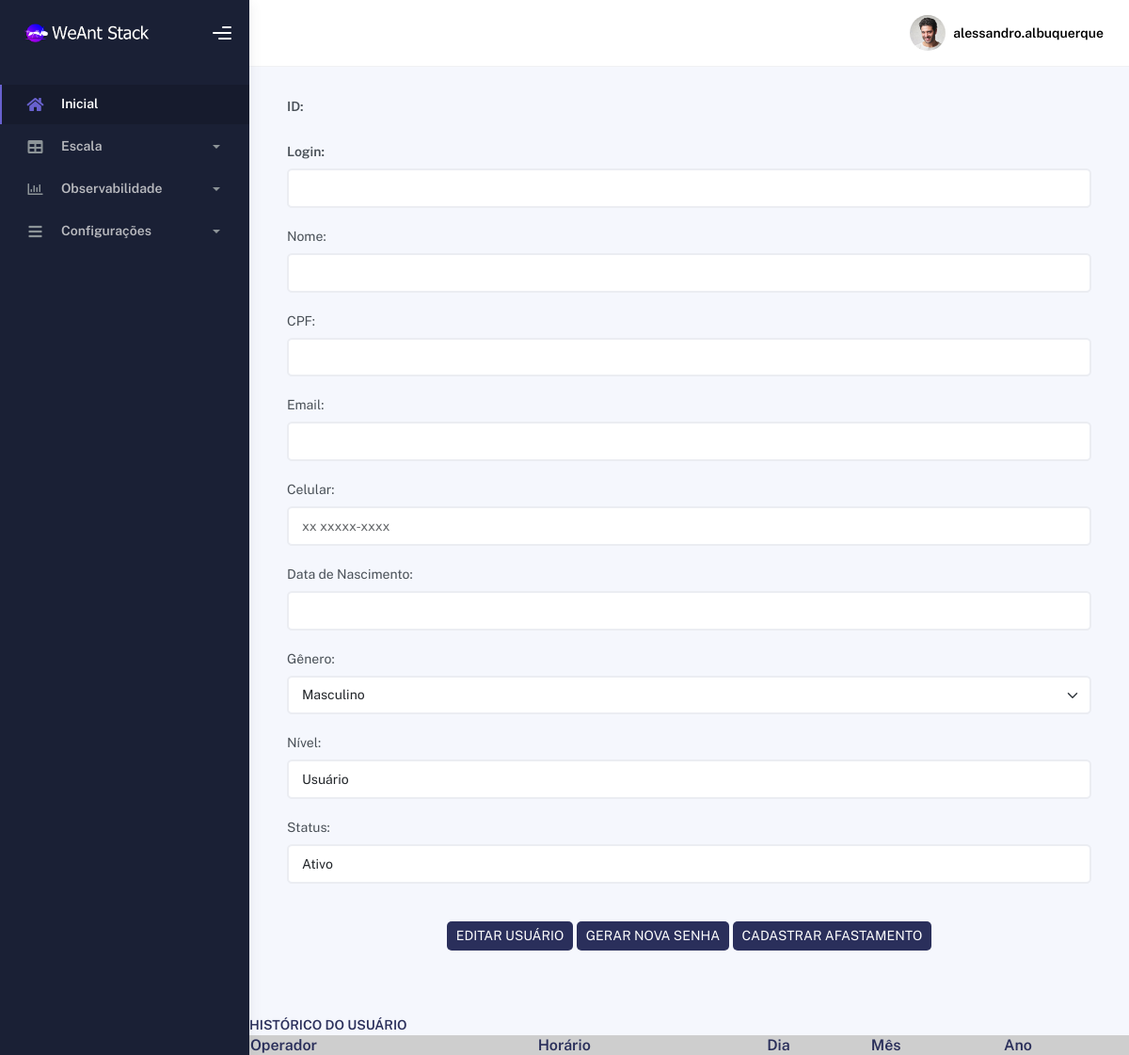
The page /editarusuario.php (signed in) on the database as committed earlier.
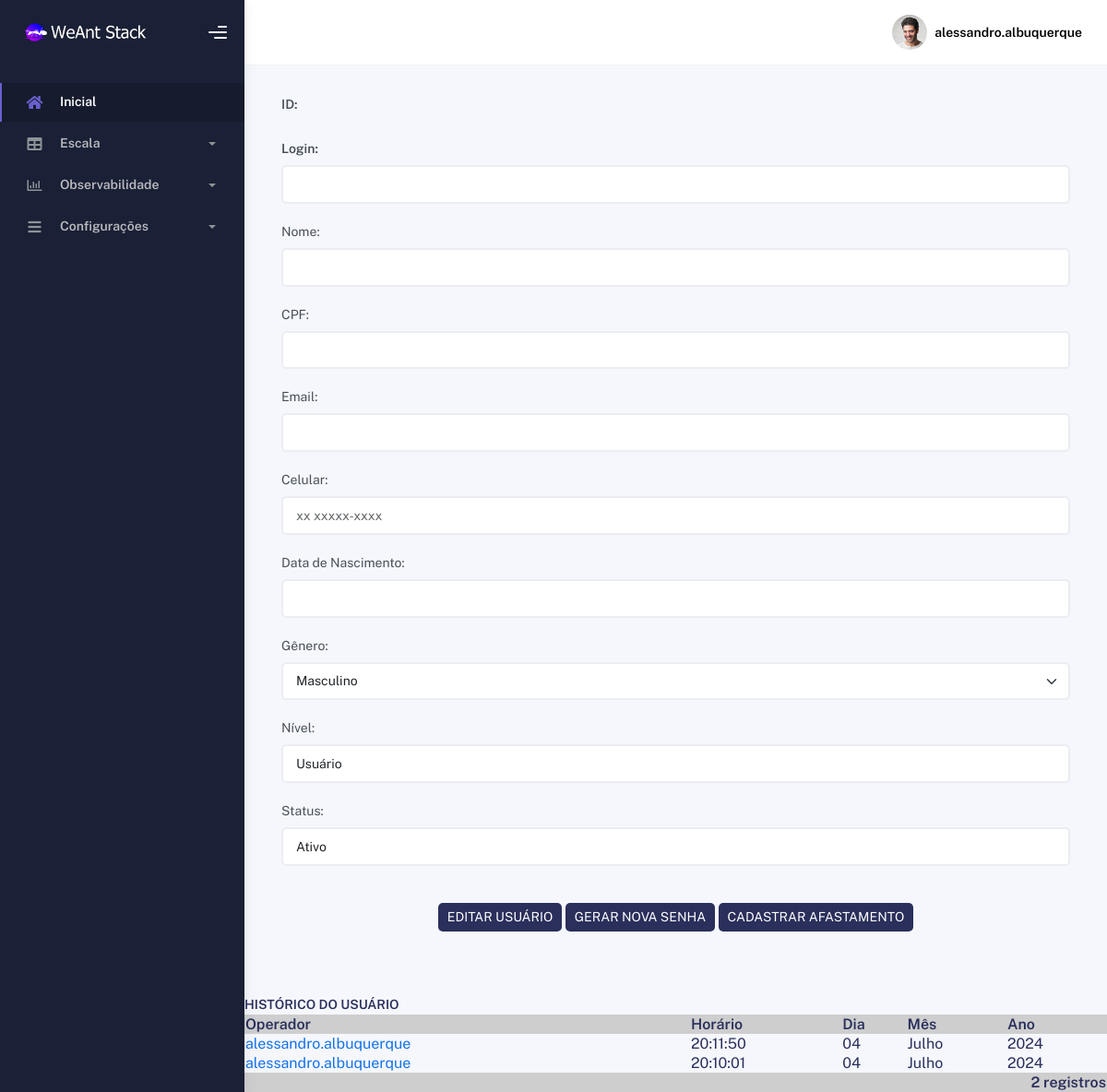
The same page on the database as committed later.
### tables this page shows
CREATE TABLE `usuario` (
  `id` int(11) NOT NULL,
  `login` varchar(60) NOT NULL,
  `senha` varchar(60) NOT NULL,
  `nome` varchar(60) NOT NULL,
  `cpf` varchar(60) NOT NULL,
  `nascimento` varchar(60) DEFAULT NULL,
  `genero` varchar(60) NOT NULL,
  `email` varchar(60) NOT NULL,
  `telefone` varchar(60) NOT NULL,
  `departamento` varchar(60) DEFAULT NULL,
  `cargo` varchar(60) DEFAULT NULL,
  `nivel` varchar(60) NOT NULL,
  `pnivel` varchar(60) NOT NULL,
  `ativo` varchar(60) NOT NULL,
  `pativo` varchar(60) NOT NULL,
  `gerasenha` varchar(60) NOT NULL,
  `horario` varchar(60) NOT NULL,
  `dia` varchar(60) NOT NULL,
  `semana` varchar(60) NOT NULL,
  `mes` varchar(60) NOT NULL,
  `ano` varchar(60) NOT NULL,
  `operador` varchar(60) NOT NULL
);

CREATE TABLE `registrousuario` (
  `id` int(11) NOT NULL,
  `id_usuario` int(11) NOT NULL,
  `login` varchar(60) NOT NULL,
  `senha` varchar(60) NOT NULL,
  `nome` varchar(60) NOT NULL,
  `cpf` varchar(60) NOT NULL,
  `nascimento` varchar(60) NOT NULL,
  `genero` varchar(60) NOT NULL,
  `email` varchar(60) NOT NULL,
  `telefone` varchar(60) NOT NULL,
  `departamento` varchar(60) DEFAULT NULL,
  `cargo` varchar(60) DEFAULT NULL,
  `nivel` varchar(11) NOT NULL,
  `pnivel` varchar(60) NOT NULL,
  `ativo` varchar(11) NOT NULL,
  `pativo` varchar(60) NOT NULL,
  `gerasenha` varchar(60) NOT NULL,
  `horario` varchar(60) NOT NULL,
  `dia` varchar(60) NOT NULL,
  `semana` varchar(60) NOT NULL,
  `mes` varchar(60) NOT NULL,
  `ano` varchar(60) NOT NULL,
  `operador` varchar(60) NOT NULL
);

### sec/sec_verifica.php (called while the page is built, shortened)
<?php
include "config.php";
$sqlc = "SELECT * FROM usuario WHERE id=" . $_SESSION['UsuarioID'];
$query = $conn->query($sqlc);
$dados = $query->fetch_assoc();
$usuariologado = $dados['login'];
?>

### editarusuario.php (the view, shortened to what this page needs)
<?php
include "sec/config.php";
include "sec/sec_verifica.php";
?>
<html lang="br">
  <head>
    <link rel="stylesheet" href="assets/css/bootstrap.min.css" />
    <link rel="stylesheet" href="assets/css/plugins.min.css" />
    <link rel="stylesheet" href="assets/css/kaiadmin.min.css" />
    <link rel="stylesheet" href="assets/css/usuarios.css" />
    <link rel="stylesheet" href="assets/css/demo.css" />
  </head>
  <body>
    <div class="wrapper">
      <div class="sidebar" data-background-color="dark">
        <div class="sidebar-logo">
          <div class="logo-header" data-background-color="dark">
            <a class="logo">
              <img
                src="assets/img/kaiadmin/logo_light.png"
                alt="navbar brand"
                class="navbar-brand"
                height="20"
              />
            </a>
            <div class="nav-toggle">
              <button class="btn btn-toggle toggle-sidebar">
                <i class="gg-menu-right"></i>
              </button>
            </div>
          </div>
        </div>
        <div class="sidebar-wrapper scrollbar scrollbar-inner">
          <div class="sidebar-content">
            <ul class="nav nav-secondary">
              <li class="nav-item active">
                <a href="inicial.php">
                  <i class="fas fa-home"></i>
                  <p>Inicial</p>
                </a>
              </li>
              <li class="nav-item">
                <a data-bs-toggle="collapse" href="#escala">
                  <i class="fas fa-table"></i>
                  <p>Escala</p>
                  <span class="caret"></span>
                </a>
              </li>
              <li class="nav-item">
                <a data-bs-toggle="collapse" href="#observabilidade">
                  <i class="far fa-chart-bar"></i>
                  <p>Observabilidade</p>
                  <span class="caret"></span>
                </a>
              </li>
              <li class="nav-item">
                <a data-bs-toggle="collapse" href="#configuracoes">
                  <i class="fas fa-bars"></i>
                  <p>Configurações</p>
                  <span class="caret"></span>
                </a>
              </li>
            </ul>
          </div>
        </div>
      </div>
      <div class="main-panel">
        <div class="main-header">
          <nav class="navbar navbar-header navbar-header-transparent navbar-expand-lg border-bottom">
            <div class="container-fluid">
              <ul class="navbar-nav topbar-nav ms-md-auto align-items-center">
                <li class="nav-item topbar-user dropdown hidden-caret">
                  <a
                    class="dropdown-toggle profile-pic"
                    data-bs-toggle="dropdown"
                    href="#"
                    aria-expanded="false"
                  >
                    <div class="avatar-sm">
                      <img
                        src="assets/img/profile.jpg"
                        alt="..."
                        class="avatar-img rounded-circle"
                      />
                    </div>
                    <span class="profile-username">
                      <span class="fw-bold"><?php echo $usuariologado ?></span>
                    </span>
                  </a>
                </li>
              </ul>
            </div>
          </nav>
        </div>
        <div class="container">
          <div class="page-inner">
            <?php
              $id = $_GET['id'];
              $sqlc = "SELECT * FROM usuario WHERE id='$id'";
              $query = $conn->query($sqlc);
              $dados = $query->fetch_assoc();
              $login = $dados["login"];
              $nome = $dados["nome"];
              $cpf = $dados["cpf"];
              $telefone = $dados["telefone"];
              $nascimento = $dados["nascimento"];
              $genero = $dados["genero"];
              $email = $dados["email"];
              $nivelusuario = $dados["nivel"];
              $ativousuario = $dados["ativo"];
              $operador = $_SESSION["UsuarioLogin"];
              $sqlc1 = "SELECT * FROM usuario WHERE operador='$operador'";
              $query1 = $conn->query($sqlc1);
            ?>
            <form method="POST" action='sec/atualizarusuario.php?id=<?php echo $dados['id']; ?>)'>
                <div class="form-group">
                    <label for="id"><b>ID:</b></label>
                </div>
                <div class="form-group">
                    <label for="login"><b>Login:</b></label>
                    <input type="text" name="login" id="login" class="form-control" Value="<?php echo $login;?>"/>
                </div>
                <div class="form-group">
                    <label for="nome">Nome:</label>
                    <input type="text" name="nome" id="nome" class="form-control" Value="<?php echo $nome;?>"/>
                </div>
                <div class="form-group">
                    <label for="cpf">CPF:</label>
                    <input type="text" name="cpf" id="cpf" class="form-control" Value="<?php echo $cpf;?>"/>
                </div>
                <div class="form-group">
                    <label for="email">Email:</label>
                    <input type="text" name="email" id="email" class="form-control" Value="<?php echo $email;?>"/>
                </div>
                <div class="form-group">
                    <label for="telefone">Celular:</label>
                    <input type="text" name="telefone" id="telefone" class="form-control" placeholder="xx xxxxx-xxxx" Value="<?php echo $telefone;?>"/>
                </div>
                <div class="form-group">
                    <label for="nascimento">Data de Nascimento:</label>
                    <input type="text" name="nascimento" id="nascimento" class="form-control" Value="<?php echo $nascimento;?>"/>
                </div>
                <div class="form-group">
                    <label for="genero">Gênero:</label>
                    <select class="form-select form-control" id="defaultSelect" name="genero">
                    <option <?php if ( $genero == "Masculino" )
                            {
                            echo "selected";
                            }
                            else
                            {
                            echo "";
                            }
                            ?> value="Masculino">Masculino</option>
                    </select>
                </div>
                <div class="form-group">
                    <label for="nivelusuario">Nível:</label>
                    <select name="nivelusuario" id="nivelusuario" class="form-control">
                    <option <?php if ( $nivelusuario == "1" )
                            {
                            echo "selected";
                            }
                            else
                            {
                            echo "";
                            }
                            ?> value="1">Usuário</option>
                    </select>
                </div>
                <div class="form-group">
                    <label for="ativousuario">Status:</label>
                    <select name="ativousuario" id="ativousuario" class="form-control">
                    <option <?php if ( $ativousuario == "1" )
                            {
                            echo "selected";
                            }
                            else
                            {
                            echo "";
                            }
                            ?> value="1">Ativo</option>
                    </select>
                </div>
                    <div class="form-group" align="center">
                      <button class="botao" type="submit">EDITAR USUÁRIO</button>
            </form>
                      <button class="botao" onclick="redirectTo('sec/enviarsenhausuario.php', <?php echo $dados['id']; ?>)">GERAR NOVA SENHA</button>
                      <button class="botao" onclick="redirectTo('afastamentousuario.php', <?php echo $dados['id']; ?>)">CADASTRAR AFASTAMENTO</button>
                    </div>
            </div>
	            <br />
                <b>HISTÓRICO DO USUÁRIO</b>
              <table class="legenda" width="100%" border="0">
                <tr>
                  <td><b>Operador</b></td>
                  <td><b>Horário</b></td>
                  <td><b>Dia</b></td>
                  <td><b>Mês</b></td>
                  <td><b>Ano</b></td>
                </tr>
                <?php
                  $busca_query1 = "SELECT * FROM registrousuario WHERE login='$login' ORDER BY id DESC";
                  $result = $conn->query($busca_query1);
                  while ($dados1 = $result->fetch_assoc()) {
                ?>
                <tr>
                  <td><?php echo '<a href="exibirregistrousuario.php?id=' . $dados1['id'] . '"> '. $dados1['operador'] . '<br /></a>';?></td>
                  <td><?php echo "$dados1[horario]";?></td>
                  <td><?php echo "$dados1[dia]";?></td>
                  <td><?php echo "$dados1[mes]";?></td>
                  <td><?php echo "$dados1[ano]";?></td>
                </tr>
                <?php
                }
                ?>
                <br />
              </table>
            <?php
            if (@$result->num_rows > 0) {
            ?>
            <table class="legenda" width="100%">
              <tr>
                <td align="right">
                  <?php
                    $num_rows = @$result->num_rows;
                    echo "<b>$num_rows registros</b>";
                  ?>
                </td>
              </tr>
            </table>
            <?php
            }
            ?>
          </div>
        </div>
        <footer class="footer">
          <div class="container-fluid d-flex justify-content-between">
            <div class="copyright">
            </div>
            <div>
              <a target="_blank" href="index.php">WeAnt</a>.
            </div>
          </div>
        </footer>
  </body>
</html>

### assets/css/usuarios.css (style rules this page uses)
.legenda tr:first-child { background-color:#CECECE; }
.botao { padding: 5px 10px; margin-top: 20px; border: none; background-color: #2a2f5b; color: #fff; border-radius: 5px; cursor: pointer; }

Rows that differ between the two databases and show on the page:
added registrousuario: operador "alessandro.albuquerque", horario "20:11:50", dia "04", mes "Julho", ano "2024"
added registrousuario: operador "alessandro.albuquerque", horario "20:10:01", dia "04", mes "Julho", ano "2024"
now on this page (row unchanged): usuario: id "2"
Other text that changed with them:
text now shown: "registros"
